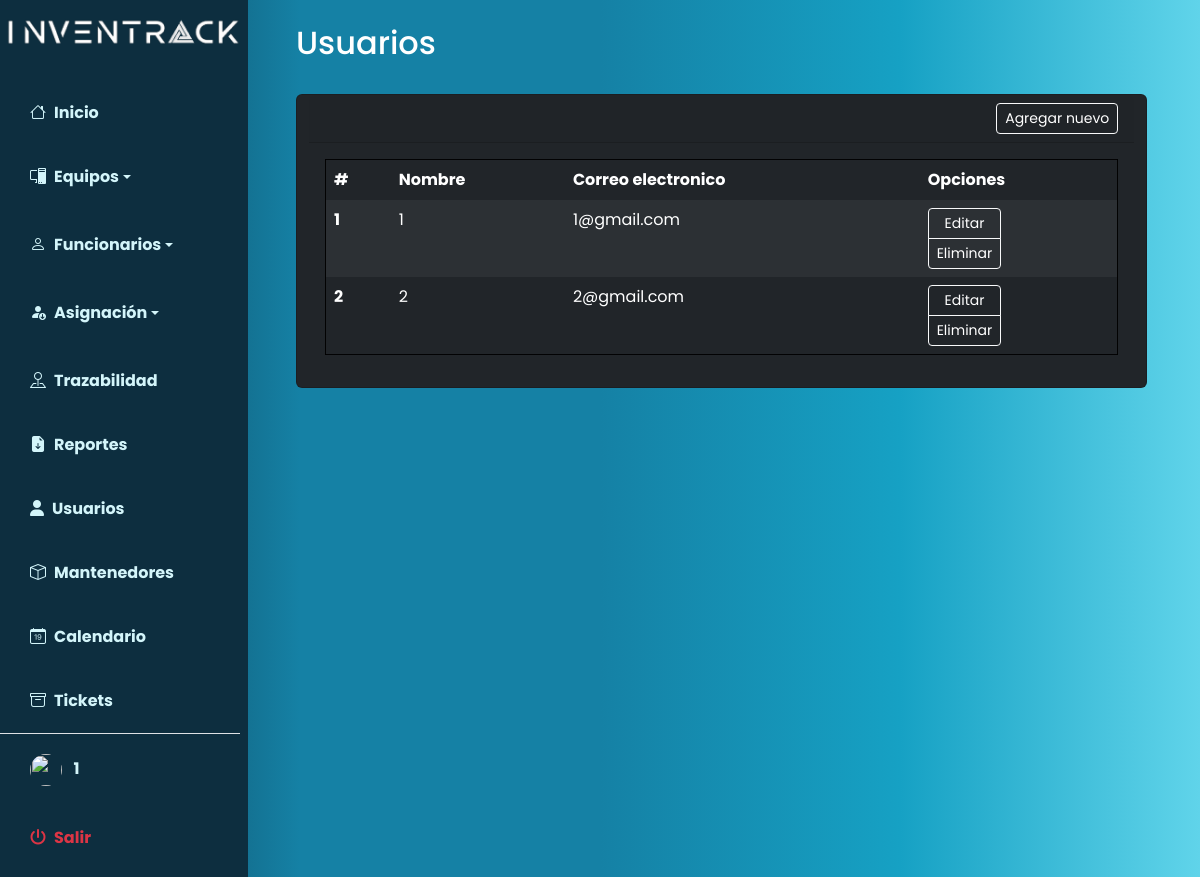
The app's page /index.php?p=users/index (signed in), older data.
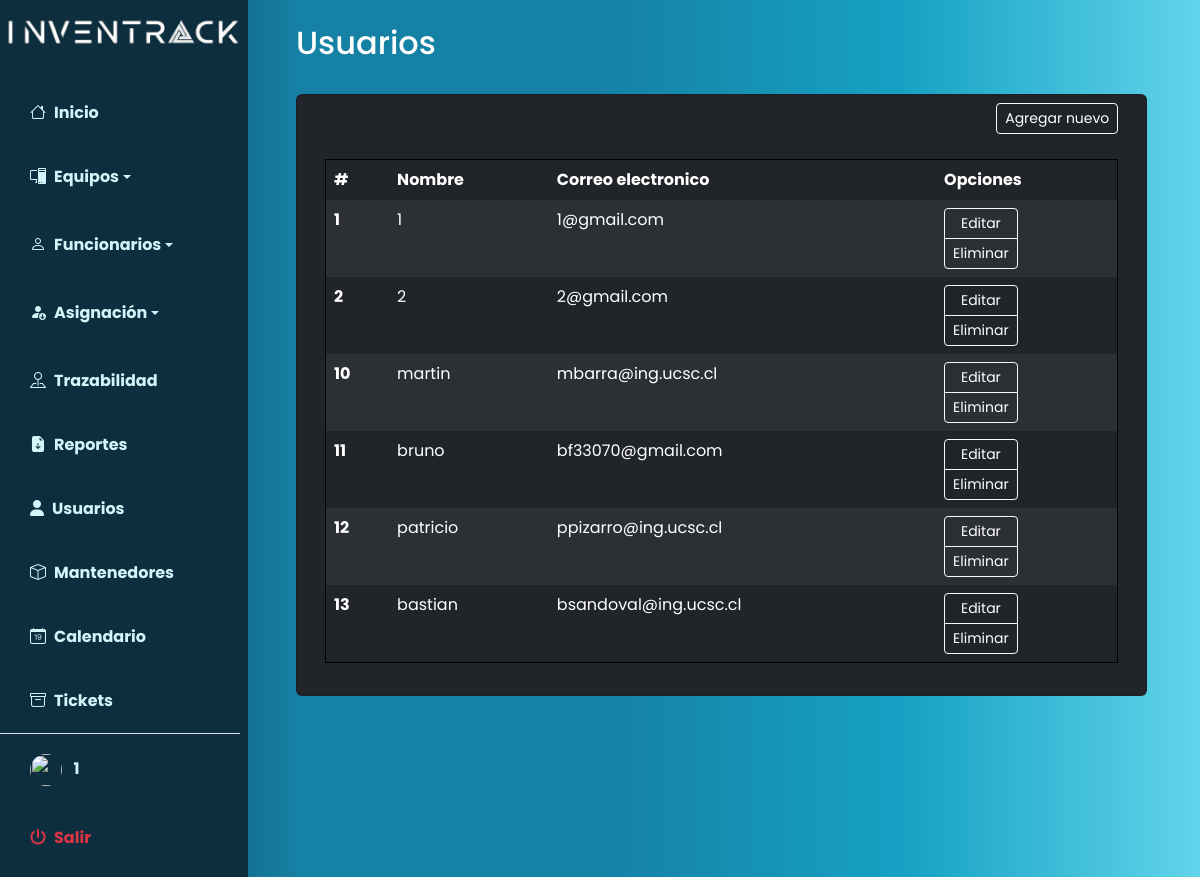
The same page, newer data.
### tables this page shows
CREATE TABLE `users` (
  `id` int(10) NOT NULL,
  `username` varchar(50) NOT NULL,
  `contrasena` varchar(50) NOT NULL,
  `email` varchar(50) NOT NULL,
  `trn_date` date NOT NULL,
  `rol` varchar(50) NOT NULL
);

### index.php (called while the page is built, shortened)
<?php
$pagina = isset($_GET['p']) ? strtolower($_GET['p']) : 'home';
require_once 'includes/header.php';
require_once 'pages/' . $pagina . '.php';
require_once 'includes/footer.php';
?>

### pages/users/index.php (the view, shortened to what this page needs)
<?php
include("database/connection.php");
$query = "SELECT * FROM users";
$result = mysqli_query($connection, $query);
?>
<nav class="navbar navbar-expand-lg navbar-light bg-transparent py-4 px-4">
    <h2 class="fs-2 mx-4 text-white">Usuarios</h2>
</nav>
<main class="container mx-5">
    <div class="row" id="contenedortabla">
        <div class="card text-bg-dark">
            <div class="card-header">
                <div class="d-flex justify-content-between align-items-center">
                    <div>
                        <a class="btn btn-sm text-white btn-outline-success border border-light"
                            href="index.php?p=users/create" role="button">Agregar nuevo</a>
                    </div>
                </div>
            </div>
            <div class="card-body table-responsive text-bg-dark">
                <table class="table table-hover table-dark table-striped tableAux dataTables table-borderless">
                    <thead class="">
                        <tr>
                            <th scope="col">#</th>
                            <th scope="col">Nombre</th>
                            <th scope="col">Correo electronico</th>
                            <th scope="col">Opciones</th>
                        </tr>
                    </thead>
                    <tbody>
                        <?php while ($user = mysqli_fetch_array($result)): ?>
                            <tr>
                                <th scope="row">
                                    <?= $user['id'] ?>
                                </th>
                                <td>
                                    <?= $user['username'] ?>
                                </td>
                                <td>
                                    <?= $user['email'] ?>
                                </td>
                                <td>
                                    <div class="btn-group-vertical" role="group" aria-label="Vertical button group">
                                        <a href="index.php?p=users/edit&id=<?= $user['id'] ?>"
                                            class="btn btn-sm text-white btn-outline-warning border border-light">Editar</a>
                                        <a href="javascript:borrar(<?= $user['id'] ?>);"
                                            class="btn btn-sm text-white btn-outline-danger border border-light">Eliminar</a>
                                    </div>
                                </td>
                            </tr>
                        <?php endwhile; ?>
                    </tbody>
                </table>
            </div>
        </div>
    </div>
</main>

### includes/header.php (shortened to what this page needs)
<?php
if (isset($_SESSION["username"])) {
  require('database/connection.php');
  $sesion = $_SESSION["username"];
  $datos = mysqli_query($connection, "SELECT * from users where username = '$sesion'");
  while ($consulta = mysqli_fetch_array($datos)) {
    $rol = $consulta['rol'];
  }
}
?>
<!DOCTYPE html>
<html lang="es">
<head>
  <link href="https://cdn.jsdelivr.net/npm/bootstrap@5.3.2/dist/css/bootstrap.min.css" rel="stylesheet"
>
  <link rel="stylesheet" href="https://cdn.jsdelivr.net/npm/bootstrap-icons@1.11.2/font/bootstrap-icons.min.css">
  <link rel="stylesheet" href="https://cdnjs.cloudflare.com/ajax/libs/font-awesome/6.4.2/css/all.min.css"
 />
  <link rel="stylesheet" href="includes/estilos.css">
  <link rel="stylesheet" href="https://cdn.datatables.net/1.13.6/css/jquery.dataTables.css" />
<body>
  <?php
  if (isset($_SESSION["username"])) {
    if ($rol == 'admin') {
      ?>
      <div class="offcanvas-start d-flex" id="wrapper">
        <div class="" id="sidebar-wrapper">
          <li class="nav-item row align-items-start">
            <a class="nav-link " aria-current="page">
              <img class="p-0 m-3" src="logo-inventrack.png" alt="" width="240"></a>
          </li>
          <div class="list-group list-group-flush my-3">
            <a href="index.php?p=home" class="list-group-item list-group-item-action bg-transparent second-text fw-bold"><i
                class="bi bi-house me-2"></i>Inicio</a>
            <ul class="list-unstyled ps-0">
              <li class="mb-1">
                <button
                  class=" btn dropdown-toggle btn-toggle d-inline-flex align-items-center rounded border-0 collapsed list-group-item list-group-item-action bg-transparent second-text fw-bold dropdown-toggle"
                  data-bs-toggle="collapse" data-bs-target="#equipo-collapse" aria-expanded="false">
                  <i class="bi bi-pc-display me-2"></i>Equipos
                </button>
              </li>
              <ul class="list-unstyled ps-0">
                <li class="mb-1">
                  <button
                    class="btn dropdown-toggle btn-toggle d-inline-flex align-items-center rounded border-0 collapsed list-group-item list-group-item-action bg-transparent second-text fw-bold"
                    data-bs-toggle="collapse" data-bs-target="#funcionario-collapse" aria-expanded="false">
                    <i class="bi bi-person me-2"></i>Funcionarios
                  </button>
                </li>
                <ul class="list-unstyled ps-0">
                  <li class="mb-1">
                    <button
                      class="btn dropdown-toggle btn-toggle d-inline-flex align-items-center rounded border-0 collapsed list-group-item list-group-item-action bg-transparent second-text fw-bold"
                      data-bs-toggle="collapse" data-bs-target="#asignacion-collapse" aria-expanded="false">
                      <i class="bi bi-person-fill-down me-2"></i> Asignación
                    </button>
                  </li>
                  <a href="index.php?p=equipos/historial"
                    class="list-group-item list-group-item-action bg-transparent second-text fw-bold"><i
                      class="bi bi-pin-map me-2"></i>Trazabilidad</a>
                  <a href="index.php?p=reportes/index"
                    class="list-group-item list-group-item-action bg-transparent second-text fw-bold">
                    <i class="bi bi-file-earmark-arrow-down-fill me-2"></i>Reportes</a>
                  <a href="index.php?p=users/index"
                    class="list-group-item list-group-item-action bg-transparent second-text fw-bold"><i
                      class="fa-solid fa-user me-2"></i>Usuarios</a>
                  <a href="index.php?p=mantenedores/index"
                    class="list-group-item list-group-item-action bg-transparent second-text fw-bold"><i
                      class="bi bi-box me-2"></i>Mantenedores</a>
                  <a href="index.php?p=calendario/index"
                    class="list-group-item list-group-item-action bg-transparent second-text fw-bold">
                    <i class="bi bi-calendar-date me-2"></i>Calendario</a>
                  <a href="index.php?p=equipos/indexTickets"
                    class="list-group-item list-group-item-action bg-transparent second-text fw-bold">
                    <i class="bi bi-archive me-2"></i>Tickets</a>
                  <li class="border-top border-0 "></li>
                  <a class=" list-group-item list-group-item-action bg-transparent nav-link second-text fw-bold "
                    href="index.php?p=auth/profile" id="navbarDropdown" role="button" aria-expanded="false">
                    <img src="https://i.imgflip.com/6x7zre.jpg" alt="" width="32" height="32" class="rounded-circle me-2">
                    <?php echo $_SESSION['username'] ?? null ?>
                  </a>
                  <a href="pages/auth/actions/logout.php"
                    class="list-group-item list-group-item-action bg-transparent text-danger fw-bold "><i
                      class="fas fa-power-off me-2"></i>Salir</a>
          </div>
        </div>
        </head>
        <?php
    }
  }
  ?>
      <div class="  min-vh-100">

### includes/footer.php (shortened to what this page needs)
</body>
</html>

### includes/estilos.css (style rules this page uses)
:root { --main-bg-color: #ffda07; --main-text-color: #eee8e8; --second-text-color: #d3f5fa; --second-bg-color: #7fa897; }
#contenedortabla { position: relative; width: max-content; }
.second-text { color: var(--second-text-color); }
.tableAux { width: 595pt; border: 1px solid #000000ee; }
#wrapper { overflow-x: hidden; background-image: linear-gradient(to right, #0d2e3f, #1581a5, #1581a5, #16a1c4, #60d4ea); }
#sidebar-wrapper { min-height: 100vh; margin-left: -15rem; -webkit-transition: margin 0.25s ease-out; -moz-transition: margin 0.25s ease-out; -o-transition: margin 0.25s ease-out; transition: margin 0.25s ease-out; background-color: #0d2e3f; }
.btn-toggle::before { transform: rotate(90deg); }
#sidebar-wrapper .list-group { width: 15rem; }
.list-group-item { border: none; padding: 20px 30px; }
@media (min-width: 768px) { #sidebar-wrapper { margin-left: 0; } }

### includes/header.php (style rules this page uses)
body { font-family: 'Poppins', sans-serif; }

Row changes from the older to the newer data that the page shows:
added users: id "10", username "martin", email "mbarra@ing.ucsc.cl"
added users: id "11", username "bruno", email "bf33070@gmail.com"
added users: id "12", username "patricio", email "ppizarro@ing.ucsc.cl"
added users: id "13", username "bastian", email "bsandoval@ing.ucsc.cl"
